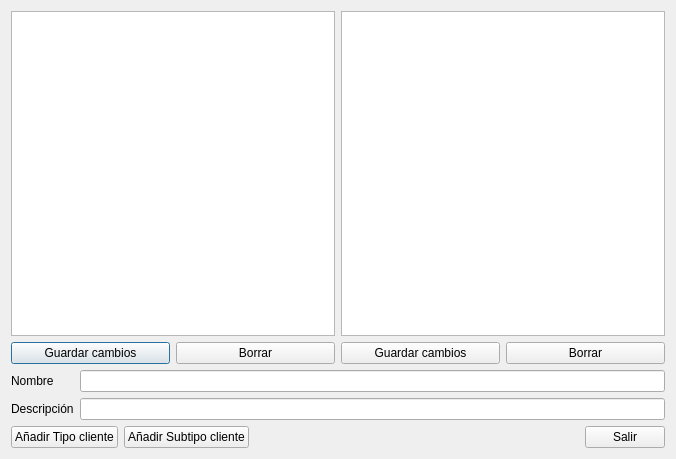
<?xml version="1.0" encoding="UTF-8"?>
<ui version="4.0">
 <class>frmTipoCliente</class>
 <widget class="QDialog" name="frmTipoCliente">
  <property name="geometry">
   <rect>
    <x>0</x>
    <y>0</y>
    <width>676</width>
    <height>459</height>
   </rect>
  </property>
  <property name="windowTitle">
   <string>Tipos de Cliente</string>
  </property>
  <layout class="QGridLayout" name="gridLayout_4">
   <item row="0" column="0">
    <layout class="QGridLayout" name="gridLayout">
     <item row="1" column="0">
      <widget class="QPushButton" name="btnEditarTipo">
       <property name="text">
        <string>Guardar cambios</string>
       </property>
      </widget>
     </item>
     <item row="1" column="1">
      <widget class="QPushButton" name="btnBorrarTipo">
       <property name="text">
        <string>Borrar</string>
       </property>
      </widget>
     </item>
     <item row="0" column="0" colspan="2">
      <widget class="QListView" name="lista_tipos"/>
     </item>
    </layout>
   </item>
   <item row="0" column="1">
    <layout class="QGridLayout" name="gridLayout_2">
     <item row="1" column="0">
      <widget class="QPushButton" name="btnEditarSubTipo">
       <property name="text">
        <string>Guardar cambios</string>
       </property>
      </widget>
     </item>
     <item row="1" column="1">
      <widget class="QPushButton" name="btnBorrarSubTipo">
       <property name="text">
        <string>Borrar</string>
       </property>
      </widget>
     </item>
     <item row="0" column="0" colspan="2">
      <widget class="QListView" name="lista_subtipos"/>
     </item>
    </layout>
   </item>
   <item row="2" column="0" colspan="2">
    <layout class="QHBoxLayout" name="horizontalLayout">
     <item>
      <widget class="QPushButton" name="btnAddTipo">
       <property name="text">
        <string>Añadir Tipo cliente</string>
       </property>
      </widget>
     </item>
     <item>
      <widget class="QPushButton" name="btnAddSubTipo">
       <property name="text">
        <string>Añadir Subtipo cliente</string>
       </property>
      </widget>
     </item>
     <item>
      <spacer name="horizontalSpacer">
       <property name="orientation">
        <enum>Qt::Horizontal</enum>
       </property>
       <property name="sizeHint" stdset="0">
        <size>
         <width>287</width>
         <height>20</height>
        </size>
       </property>
      </spacer>
     </item>
     <item>
      <widget class="QPushButton" name="pushButton_3">
       <property name="text">
        <string>Salir</string>
       </property>
      </widget>
     </item>
    </layout>
   </item>
   <item row="1" column="0" colspan="2">
    <layout class="QGridLayout" name="gridLayout_3">
     <item row="0" column="0">
      <widget class="QLabel" name="label">
       <property name="sizePolicy">
        <sizepolicy hsizetype="Maximum" vsizetype="Preferred">
         <horstretch>0</horstretch>
         <verstretch>0</verstretch>
        </sizepolicy>
       </property>
       <property name="text">
        <string>Nombre</string>
       </property>
      </widget>
     </item>
     <item row="0" column="1">
      <widget class="QLineEdit" name="txtNombre"/>
     </item>
     <item row="1" column="0">
      <widget class="QLabel" name="label_2">
       <property name="text">
        <string>Descripción</string>
       </property>
      </widget>
     </item>
     <item row="1" column="1">
      <widget class="QLineEdit" name="txtDesc"/>
     </item>
    </layout>
   </item>
  </layout>
 </widget>
 <resources/>
 <connections/>
</ui>
